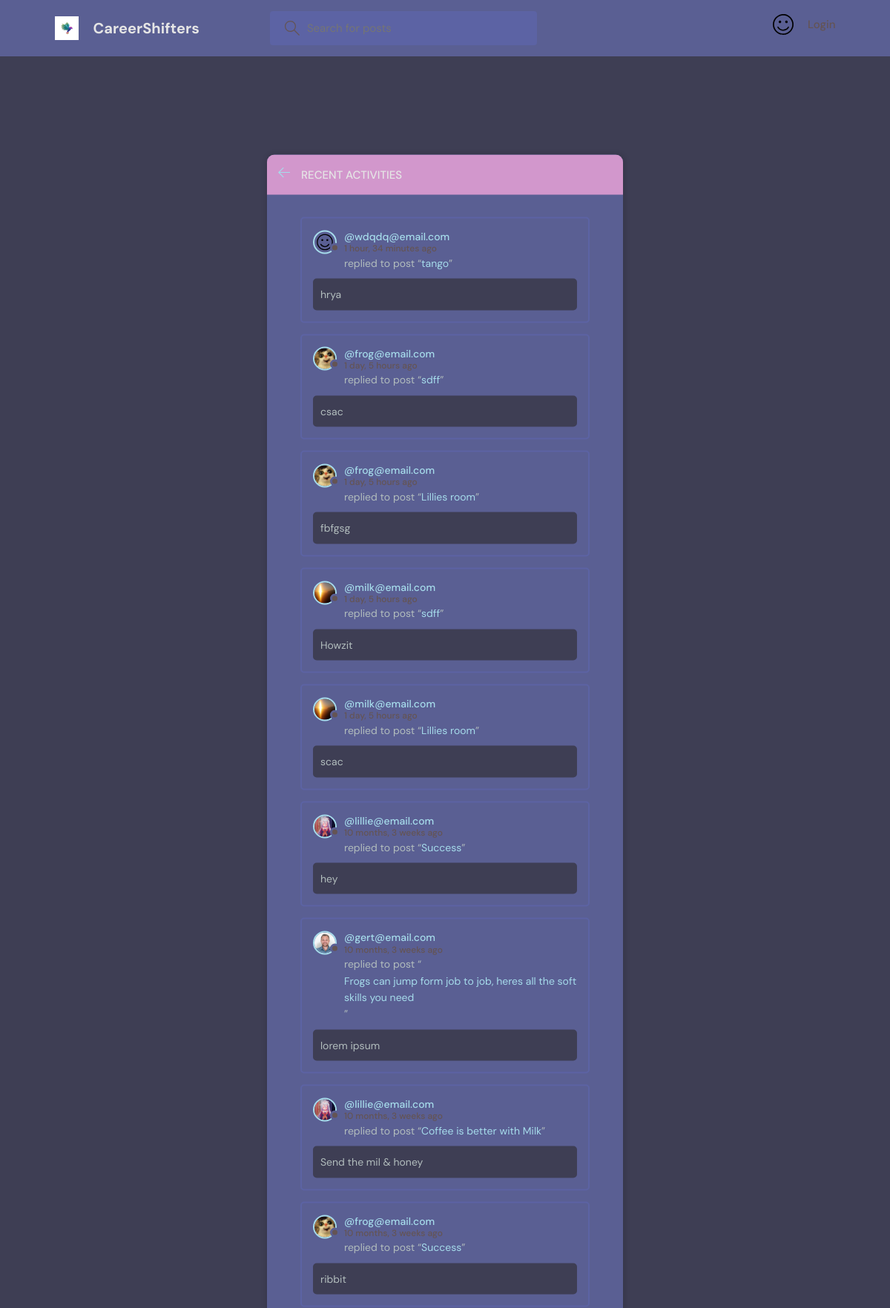
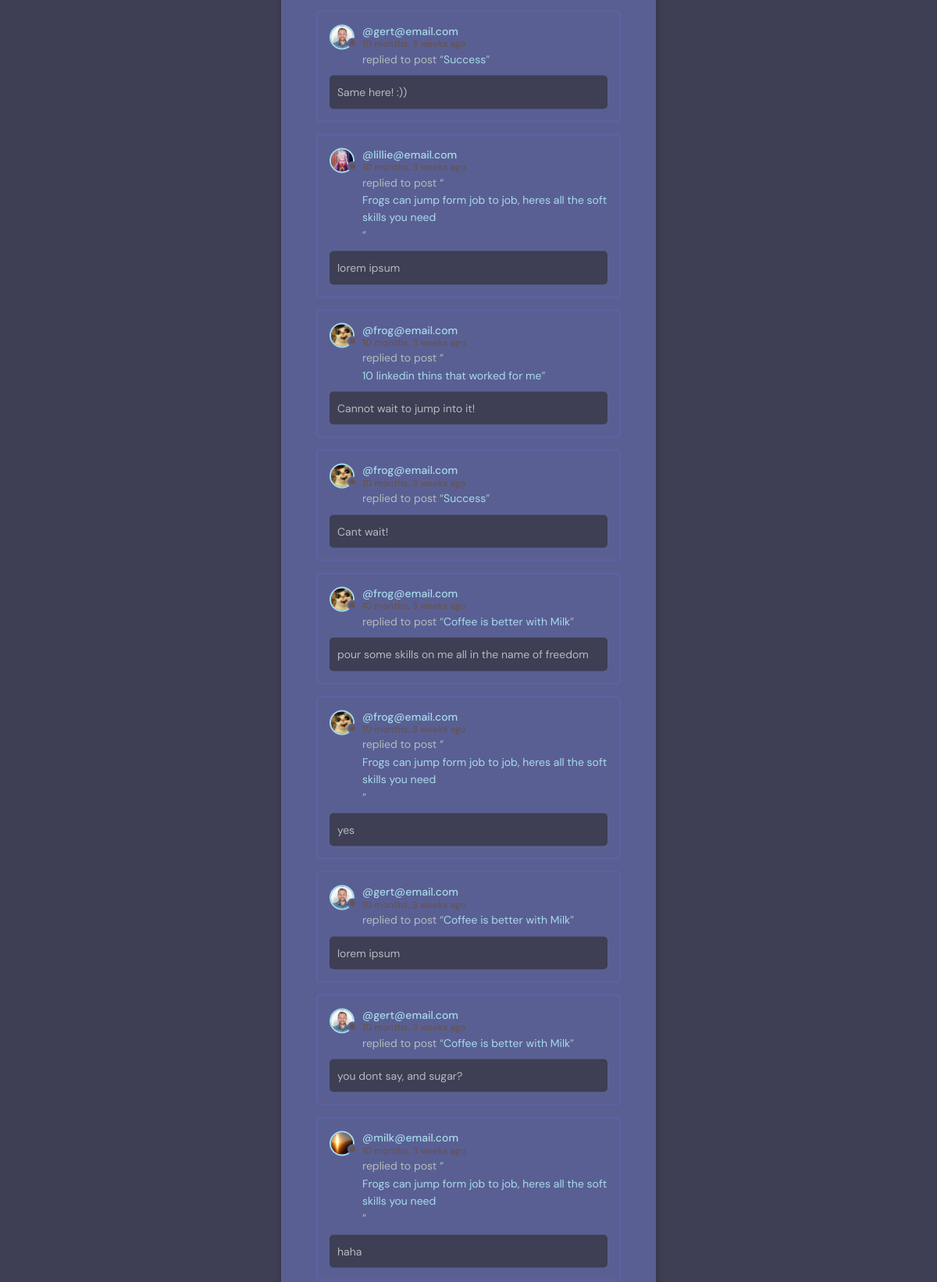
The page /activity/ (upper part) on the database its author committed (2 pictures, top to bottom).
### base/models.py (models this page shows, shortened)
class Message(models.Model):
    user = models.ForeignKey(User, on_delete=models.CASCADE)
    room = models.ForeignKey(Room, on_delete=models.CASCADE)
    body = models.TextField()
    updated = models.DateTimeField(auto_now=True)
    created = models.DateTimeField(auto_now_add=True)
    class Meta:
        ordering = ['-updated', '-created']

class User(AbstractUser):
    name = models.CharField(max_length=200, null=True)
    email = models.EmailField(unique=True, null=True)
    bio = models.TextField(null=True)
    avatar = models.ImageField(null=True, default="avatar.svg")
    USERNAME_FIELD = 'email'
    EMAIL_FIELD = 'email'
    REQUIRED_FIELDS =  ['username'] # added username, for super user

class Room(models.Model):
    host = models.ForeignKey(User, on_delete=models.SET_NULL, null=True)
    topic = models.ForeignKey(Topic, on_delete=models.SET_NULL, null=True)
    name = models.CharField(max_length=200)
    description = models.TextField(null=True, blank=True)
    participants = models.ManyToManyField(
        User, related_name='participants', blank=True)
    updated = models.DateTimeField(auto_now=True)
    created = models.DateTimeField(auto_now_add=True)
    class Meta:
        ordering = ['-updated', '-created']
    def __str__(self):
        return self.name

### base/views.py (the view)
# urls.py: path('activity/', views.activityPage, name="activity"),
def activityPage(request):
    room_messages = Message.objects.all()
    return render(request, 'base/activity.html', {'room_messages': room_messages})

### base/templates/base/activity.html (shortened to what this page needs)
{% extends 'main.html' %}
{% block content %}
<main class="layout">
  <div class="container">
    <div class="layout__box">
      <div class="layout__boxHeader">
        <div class="layout__boxTitle">
          <a href="{% url 'home' %}">
            <svg version="1.1" xmlns="http://www.w3.org/2000/svg" width="32" height="32" viewBox="0 0 32 32">
              <title>arrow-left</title>
              <path
                d="M13.723 2.286l-13.723 13.714 13.719 13.714 1.616-1.611-10.96-10.96h27.625v-2.286h-27.625l10.965-10.965-1.616-1.607z">
              </path>
            </svg>
          </a>
          <h3>Recent Activities</h3>
        </div>
      </div>
      <div class="activities-page layout__body">
        {% for message in room_messages %}
        <div class="activities__box">
          <div class="activities__boxHeader roomListRoom__header">
            <a href="{% url 'user-profile' message.user.id %}" class="roomListRoom__author">
              <div class="avatar avatar--small">
                <img src="{{message.user.avatar.url}}" />
              </div>
              <p>
                @{{message.user}}
                <span>{{message.created|timesince}} ago</span>
              </p>
            </a>
          </div>
          <div class="activities__boxContent">
            <p>replied to post “<a href="{% url 'room' message.room.id %}">{{message.room}}</a>”</p>
            <div class="activities__boxRoomContent">
              {{message.body}}
            </div>
          </div>
        </div>
        {% endfor %}
      </div>
    </div>
  </div>
</main>
{% endblock content %}

### static/styles/style.css (style rules this page uses)
:root { --color-main: #a6dceb; --color-main-light: #b9dbe4; --color-dark: #5a5f93; --color-dark-medium: #5c63a4; --color-dark-light: #d297cc; --color-light: #e5e5e5; --color-gray: #645454; --color-light-gray: #b2bdbd; --color-bg: #3e3e54; --color-success: #3ce488; --color-error: #e86455; }
* { font-family: "DM Sans", -apple-system, BlinkMacSystemFont, "Segoe UI", Roboto, Oxygen, Ubuntu, Cantarell, "Open Sans", "Helvetica Neue", sans-serif; margin: 0; padding: 0; box-sizing: border-box; text-rendering: optimizeLegibility; font-size: inherit; }
html { font-size: 56.25%; }
@media only screen and (min-width: 1200px) { html { font-size: 62.5%; } }
body { line-height: 1.6; font-weight: 400; font-size: 1.5rem; color: var(--color-light-gray); background-color: var(--color-bg); min-height: 100vh; }
img { width: 100%; }
a { display: inline-block; color: var(--color-main); text-decoration: none; }
.container { max-width: 120rem; width: 90%; margin: auto; }
.avatar { position: relative; display: inline-block; border-radius: 50%; border: 2px solid var(--color-main); }
.avatar img { display: block; border-radius: 50%; object-fit: cover; object-position: center; }
.avatar::after { content: ""; display: block; position: absolute; background-color: var(--color-gray); z-index: 111; border-radius: 50%; border: 0.3rem solid var(--color-dark); }
.avatar.avatar--small img { width: 2.8rem; height: 2.8rem; }
.avatar.avatar--small:after { width: 0.7rem; height: 0.7rem; bottom: 0px; right: -6px; }
.layout { margin-top: 2.4rem; }
.layout > .container { display: flex; justify-content: space-between; align-items: flex-start; }
.layout__box { width: 90%; max-width: 48rem; min-height: 40rem; position: absolute; top: 50%; left: 50%; transform: translate(-50%, -46%); background-color: var(--color-dark); border-radius: 1rem; box-shadow: 1px 1px 6px 3px rgba(0, 0, 0, 0.1); overflow: hidden; }
.layout__boxHeader { display: flex; padding: 1.5rem; background-color: var(--color-dark-light); }
.layout__boxTitle { display: flex; gap: 1.5rem; align-items: center; }
.layout__boxTitle h3 { text-transform: uppercase; font-weight: 500; color: var(--color-light); }
.layout__boxTitle svg { width: 1.6rem; height: 1.6rem; fill: var(--color-main); }
.layout__body { margin: 3rem; }
.roomListRoom__header { display: flex; justify-content: space-between; align-items: center; }
.roomListRoom__author { font-weight: 500; display: flex; align-items: center; gap: 1rem; }
.activities__box { margin: 1.5rem; padding: 1.5rem; border: 2px solid var(--color-dark-medium); border-radius: 5px; }
.activities__boxHeader p { font-size: 1.4rem; line-height: 1.3; }
.activities__boxHeader p span { color: var(--color-gray); font-size: 1.2rem; display: block; }
.activities__boxContent { margin-left: 4.2rem; }
.activities__boxContent { font-size: 1.4rem; }
.activities__boxRoomContent { background: var(--color-bg); padding: 1rem; border-radius: 5px; margin-top: 1rem; margin-left: -4.2rem; }

### rows shown on the page
Message: user.avatar (placeholder picture), user "wdqdq@email.com", created "1 hour, 34 minutes", room "tango", body "hrya"
Message: user.avatar (picture), user "frog@email.com", created "1 day, 5 hours", room "sdff", body "csac"
Message: user.avatar (picture), user "frog@email.com", created "1 day, 5 hours", room "Lillies room", body "fbfgsg"
Message: user.avatar (picture), user "milk@email.com", created "1 day, 5 hours", room "sdff", body "Howzit"
Message: user.avatar (picture), user "milk@email.com", created "1 day, 5 hours", room "Lillies room", body "scac"
Message: user.avatar (picture), user "lillie@email.com", created "10 months, 3 weeks", room "Success", body "hey"
Message: user.avatar (picture), user "gert@email.com", created "10 months, 3 weeks", room "Frogs can jump form job to job, heres all the soft skills you need", body "lorem ipsum"
Message: user.avatar (picture), user "lillie@email.com", created "10 months, 3 weeks", room "Coffee is better with Milk", body "Send the mil & honey"
Message: user.avatar (picture), user "frog@email.com", created "10 months, 3 weeks", room "Success", body "ribbit"
Message: user.avatar (picture), user "gert@email.com", created "10 months, 3 weeks", room "Success", body "Same here! :))"
Message: user.avatar (picture), user "lillie@email.com", created "10 months, 3 weeks", room "Frogs can jump form job to job, heres all the soft skills you need", body "lorem ipsum"
Message: user.avatar (picture), user "frog@email.com", created "10 months, 3 weeks", room "10 linkedin thins that worked for me", body "Cannot wait to jump into it!"
Message: user.avatar (picture), user "frog@email.com", created "10 months, 3 weeks", room "Success", body "Cant wait!"
Message: user.avatar (picture), user "frog@email.com", created "10 months, 3 weeks", room "Coffee is better with Milk", body "pour some skills on me all in the name of freedom"
Message: user.avatar (picture), user "frog@email.com", created "10 months, 3 weeks", room "Frogs can jump form job to job, heres all the soft skills you need", body "yes"
Message: user.avatar (picture), user "gert@email.com", created "10 months, 3 weeks", room "Coffee is better with Milk", body "lorem ipsum"
Message: user.avatar (picture), user "gert@email.com", created "10 months, 3 weeks", room "Coffee is better with Milk", body "you dont say, and sugar?"
Message: user.avatar (picture), user "milk@email.com", room "Frogs can jump form job to job, heres all the soft skills you need", body "haha"
